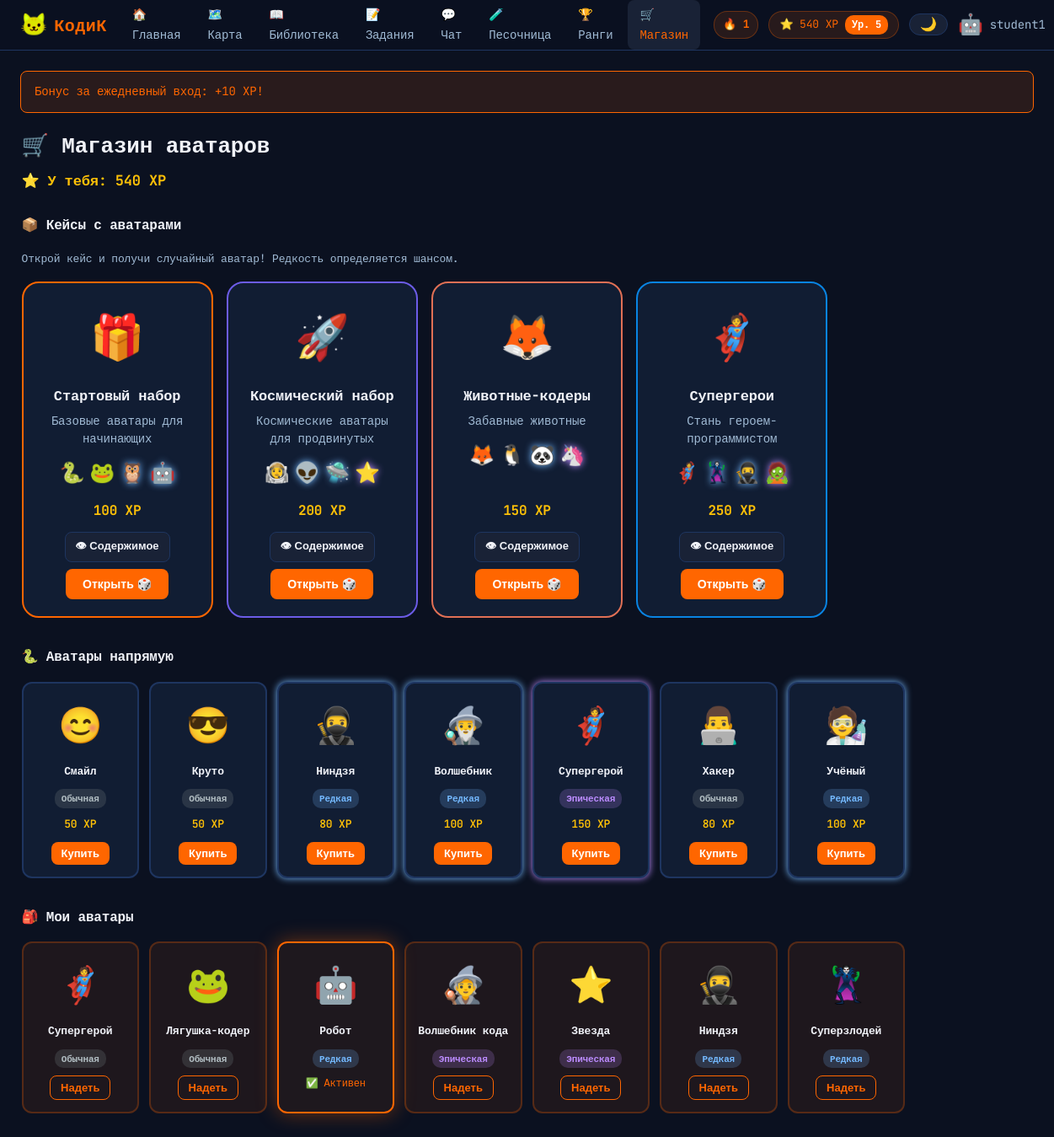
Screenshot of /student/shop (signed in) with the database file from the repository.
### models.py (models this page shows, shortened)
class User(UserMixin, db.Model):
    id = db.Column(db.Integer, primary_key=True)
    username = db.Column(db.String(80), unique=True, nullable=False)
    email = db.Column(db.String(120), unique=True, nullable=False)
    password_hash = db.Column(db.String(255), nullable=False)
    role = db.Column(db.String(20), nullable=False)  # admin, teacher, student, parent
    xp = db.Column(db.Integer, default=0)
    total_xp = db.Column(db.Integer, default=0)
    level = db.Column(db.Integer, default=1)
    avatar_emoji = db.Column(db.String(10), default='🐱')
    difficulty = db.Column(db.String(10), default='easy')
    created_at = db.Column(db.DateTime, default=datetime.utcnow)
    parent_id = db.Column(db.Integer, db.ForeignKey('user.id'), nullable=True)
    streak = db.Column(db.Integer, default=0)
    last_activity_date = db.Column(db.Date, nullable=True)
    last_login_bonus_date = db.Column(db.Date, nullable=True)
    sent_messages = db.relationship('Message', foreign_keys='Message.sender_id', backref='sender', lazy=True)
    received_messages = db.relationship('Message', foreign_keys='Message.receiver_id', backref='receiver', lazy=True)
    user_progress = db.relationship('UserProgress', backref='user', lazy=True)
    user_achievements = db.relationship('UserAchievement', backref='user', lazy=True)
    user_avatars = db.relationship('UserAvatar', backref='user', lazy=True)
    submissions = db.relationship('Submission', foreign_keys='Submission.student_id', backref='student', lazy=True)

class Case(db.Model):
    id = db.Column(db.Integer, primary_key=True)
    name = db.Column(db.String(100), nullable=False)
    description = db.Column(db.Text)
    price = db.Column(db.Integer, default=200)
    emoji = db.Column(db.String(10), default='📦')
    color = db.Column(db.String(20), default='#6c5ce7')
    avatars = db.relationship('Avatar', backref='case', lazy=True)

class Avatar(db.Model):
    id = db.Column(db.Integer, primary_key=True)
    name = db.Column(db.String(100), nullable=False)
    emoji = db.Column(db.String(10), default='🐍')
    price = db.Column(db.Integer, default=100)
    rarity = db.Column(db.String(20), default='common')
    case_id = db.Column(db.Integer, db.ForeignKey('case.id'), nullable=True)

class UserAvatar(db.Model):
    id = db.Column(db.Integer, primary_key=True)
    user_id = db.Column(db.Integer, db.ForeignKey('user.id'), nullable=False)
    avatar_id = db.Column(db.Integer, db.ForeignKey('avatar.id'), nullable=False)
    purchased_at = db.Column(db.DateTime, default=datetime.utcnow)
    is_active = db.Column(db.Boolean, default=False)
    avatar = db.relationship('Avatar')

### app.py (the view)
@app.route('/student/shop')
@login_required
@role_required('student')
def student_shop():
    cases = Case.query.all()
    owned_ids = {ua.avatar_id for ua in UserAvatar.query.filter_by(user_id=current_user.id).all()}
    avatars = Avatar.query.filter_by(case_id=None).all()
    for av in avatars:
        av.owned = av.id in owned_ids
    return render_template('student/shop.html', cases=cases, avatars=avatars, owned_ids=owned_ids)

### app.py (called while the page is built)
def now_msk():
    return datetime.now(_MSK_OFFSET).replace(tzinfo=None)

@app.template_filter('rarity_ru')
def rarity_ru_filter(r):
    return {'common': 'Обычная', 'rare': 'Редкая', 'epic': 'Эпическая', 'legendary': 'Легендарная'}.get(r, r)

@app.before_request
def check_daily_login_bonus():
    if not current_user.is_authenticated or current_user.role != 'student':
        return
    if request.path.startswith('/api/'):
        return
    bonus = _grant_daily_login_bonus(current_user)
    if bonus:
        flash(f'Бонус за ежедневный вход: +{bonus} XP!', 'success')

def _compute_rank(total_xp, max_xp):
    icon, label = '🥚', 'Новобранец'
    for pct, t_icon, t_label in RANK_TIERS:
        if total_xp >= round(pct * max_xp):
            icon, label = t_icon, t_label
    return icon, label

@login_manager.user_loader
def load_user(user_id):
    return User.query.get(int(user_id))

def role_required(*roles):
    def decorator(f):
        @wraps(f)
        def decorated(*args, **kwargs):
            if not current_user.is_authenticated or current_user.role not in roles:
                flash('Доступ запрещён', 'danger')
                return redirect(url_for('dashboard'))
            return f(*args, **kwargs)
        return decorated
    return decorator

def _get_student_assignments():
    from sqlalchemy import or_, and_
    memberships = GroupMember.query.filter_by(user_id=current_user.id).all()
    group_ids = [m.group_id for m in memberships]
    if not group_ids:
        return []
    teacher_ids = [g.teacher_id for g in Group.query.filter(Group.id.in_(group_ids)).all() if g.teacher_id]
    return Assignment.query.filter(
        or_(
            Assignment.group_id.in_(group_ids),
            and_(Assignment.group_id.is_(None), Assignment.teacher_id.in_(teacher_ids))
        )
    ).order_by(Assignment.created_at.desc()).limit(5).all()

def _grant_daily_login_bonus(user):
    today = now_msk().date()
    if user.last_login_bonus_date == today:
        return 0
    user.xp += DAILY_LOGIN_BONUS_XP
    user.total_xp += DAILY_LOGIN_BONUS_XP
    user.last_login_bonus_date = today
    db.session.commit()
    return DAILY_LOGIN_BONUS_XP

### templates/student/shop.html (shortened to what this page needs)
{% extends 'base.html' %}
{% block content %}
<div class="page-shop">
  <div class="page-header">
    <h1>🛒 Магазин аватаров</h1>
    <div class="xp-display">⭐ У тебя: <strong>{{ current_user.xp }} XP</strong></div>
  </div>
  <section class="shop-section">
    <h2 class="section-title">📦 Кейсы с аватарами</h2>
    <p class="section-sub">Открой кейс и получи случайный аватар! Редкость определяется шансом.</p>
    <div class="cases-grid">
      {% for case in cases %}
      <div class="case-card" style="--case-color: {{ case.color }}">
        <div class="case-emoji">{{ case.emoji }}</div>
        <div class="case-name">{{ case.name }}</div>
        <div class="case-desc">{{ case.description }}</div>
        <div class="case-avatars-preview">
          {% for av in case.avatars[:4] %}
          <span class="av-preview av-{{ av.rarity }}">{{ av.emoji }}</span>
          {% endfor %}
        </div>
        <div class="case-price">{{ case.price }} XP</div>
        <div style="display:flex; gap:8px; flex-wrap:wrap; justify-content:center;">
          <button class="btn btn-secondary btn-sm" onclick="showLoot({{ loop.index0 }})">👁 Содержимое</button>
          <button class="btn btn-primary" onclick="buyCase({{ case.id }}, {{ case.price }})">Открыть 🎲</button>
        </div>
      </div>
      {% endfor %}
    </div>
  </section>
  <section class="shop-section">
    <h2 class="section-title">🐍 Аватары напрямую</h2>
    <div class="avatars-grid">
      {% for av in avatars %}
      <div class="avatar-card av-{{ av.rarity }} {{ 'owned' if av.id in owned_ids else '' }}">
        <div class="avatar-emoji">{{ av.emoji }}</div>
        <div class="avatar-name">{{ av.name }}</div>
        <div class="rarity-badge rarity-{{ av.rarity }}">{{ av.rarity | rarity_ru }}</div>
        {% if av.id in owned_ids %}
          <button class="btn btn-sm btn-outline" onclick="setAvatar({{ av.id }})">Надеть</button>
        {% else %}
          <div class="avatar-price">{{ av.price }} XP</div>
          <button class="btn btn-sm btn-primary" onclick="buyAvatar({{ av.id }}, {{ av.price }})">Купить</button>
        {% endif %}
      </div>
      {% endfor %}
    </div>
  </section>
  {% if current_user.user_avatars %}
  <section class="shop-section">
    <h2 class="section-title">🎒 Мои аватары</h2>
    <div class="avatars-grid">
      {% for ua in current_user.user_avatars %}
      <div class="avatar-card owned {{ 'active' if ua.is_active else '' }}">
        <div class="avatar-emoji">{{ ua.avatar.emoji }}</div>
        <div class="avatar-name">{{ ua.avatar.name }}</div>
        <div class="rarity-badge rarity-{{ ua.avatar.rarity }}">{{ ua.avatar.rarity | rarity_ru }}</div>
        {% if ua.is_active %}
          <span class="active-badge">✅ Активен</span>
        {% else %}
          <button class="btn btn-sm btn-outline" onclick="setAvatar({{ ua.avatar_id }})">Надеть</button>
        {% endif %}
      </div>
      {% endfor %}
    </div>
  </section>
  {% endif %}
</div>
{% endblock %}

### templates/base.html (shortened to what this page needs)
<!DOCTYPE html>
<html lang="ru">
<head>
  <link rel="stylesheet" href="{{ url_for('static', filename='css/main.css') }}">
</head>
<body class="role-{{ current_user.role if current_user.is_authenticated else 'guest' }}" id="mainBody">
{% if current_user.is_authenticated %}
<nav class="navbar">
  <a class="nav-brand" href="{{ url_for('student_dashboard') if current_user.role == 'student' else url_for('teacher_dashboard') if current_user.role == 'teacher' else url_for('admin_dashboard') }}" style="text-decoration:none;">
    <span class="brand-icon">🐱</span>
    <span class="brand-name">КодиК</span>
  </a>
  <div class="nav-links">
    {% if current_user.role == 'student' %}
      <a href="{{ url_for('student_dashboard') }}" class="nav-link {% if request.endpoint == 'student_dashboard' %}active{% endif %}">🏠 Главная</a>
      <a href="{{ url_for('student_levelmap') }}" class="nav-link {% if request.endpoint == 'student_levelmap' %}active{% endif %}">🗺️ Карта</a>
      <a href="{{ url_for('student_library') }}" class="nav-link {% if request.endpoint == 'student_library' %}active{% endif %}">📖 Библиотека</a>
      <a href="{{ url_for('student_assignments') }}" class="nav-link {% if request.endpoint == 'student_assignments' %}active{% endif %}">
        📝 Задания{% if nav_pending_assignments > 0 %}<span class="nav-badge">{{ nav_pending_assignments }}</span>{% endif %}
      </a>
      <a href="{{ url_for('student_chat') }}" class="nav-link {% if request.endpoint == 'student_chat' %}active{% endif %}">
        💬 Чат{% if nav_unread_msgs > 0 %}<span class="nav-badge">{{ nav_unread_msgs }}</span>{% endif %}
      </a>
      <a href="{{ url_for('student_sandbox') }}" class="nav-link {% if request.endpoint == 'student_sandbox' %}active{% endif %}">🧪 Песочница</a>
      <a href="{{ url_for('student_battlepass') }}" class="nav-link {% if request.endpoint == 'student_battlepass' %}active{% endif %}">🏆 Ранги</a>
      <a href="{{ url_for('student_shop') }}" class="nav-link {% if request.endpoint == 'student_shop' %}active{% endif %}">🛒 Магазин</a>
    {% endif %}
  </div>
  <div class="nav-user">
    {% if current_user.role == 'student' %}
    {% if current_user.streak > 0 %}
    <div class="streak-badge">🔥 {{ current_user.streak }}</div>
    {% endif %}
    <div class="xp-pill">
      <span>⭐ {{ current_user.xp }} XP</span>
      <span class="lv-badge">Ур. {{ current_user.level }}</span>
    </div>
    {% endif %}
    <button class="theme-toggle" onclick="toggleTheme()" title="Сменить тему" id="themeBtn">🌙</button>
    <div class="user-menu">
      <span class="user-avatar">{{ current_user.avatar_emoji }}</span>
      <span class="user-name">{{ current_user.username }}</span>
    </div>
  </div>
</nav>
{% endif %}
<main class="main-content">
  {% with messages = get_flashed_messages(with_categories=true) %}
    {% if messages %}
      <div class="flash-container">
        {% for cat, msg in messages %}
          <div class="flash flash-{{ cat }}">{{ msg }}</div>
        {% endfor %}
      </div>
    {% endif %}
  {% endwith %}
  {% block content %}{% endblock %}
</main>
</body>
</html>

### rows the page displays
User: streak "1", xp "540", level "5", avatar_emoji "🤖", username "student1"
Case: emoji "🎁", name "Стартовый набор", description "Базовые аватары для начинающих", price "100"
Avatar: emoji "🐍"
Avatar: emoji "🐸"
Avatar: emoji "🦉"
Avatar: emoji "🤖"
Case: emoji "🚀", name "Космический набор", description "Космические аватары для продвинутых", price "200"
Avatar: emoji "👨‍🚀"
Avatar: emoji "👽"
Avatar: emoji "🛸"
Avatar: emoji "⭐"
Case: emoji "🦊", name "Животные-кодеры", description "Забавные животные", price "150"
Avatar: emoji "🦊"
Avatar: emoji "🐧"
Avatar: emoji "🐼"
Avatar: emoji "🦄"
Case: emoji "🦸", name "Супергерои", description "Стань героем-программистом", price "250"
Avatar: emoji "🦸"
Avatar: emoji "🦹"
Avatar: emoji "🥷"
Avatar: emoji "🧟"
Avatar: emoji "😊", name "Смайл", rarity|rarity_ru "Обычная", price "50"
Avatar: emoji "😎", name "Круто", rarity|rarity_ru "Обычная", price "50"
Avatar: emoji "🥷", name "Ниндзя", rarity|rarity_ru "Редкая", price "80"
Avatar: emoji "🧙‍♂️", name "Волшебник", rarity|rarity_ru "Редкая", price "100"
Avatar: emoji "🦸", name "Супергерой", rarity|rarity_ru "Эпическая", price "150"
Avatar: emoji "👨‍💻", name "Хакер", rarity|rarity_ru "Обычная", price "80"
Avatar: emoji "🧑‍🔬", name "Учёный", rarity|rarity_ru "Редкая", price "100"
UserAvatar: avatar.emoji "🦸", avatar.name "Супергерой", avatar.rarity|rarity_ru "Обычная"
UserAvatar: avatar.emoji "🐸", avatar.name "Лягушка-кодер", avatar.rarity|rarity_ru "Обычная"
UserAvatar: avatar.emoji "🤖", avatar.name "Робот", avatar.rarity|rarity_ru "Редкая", is_active "✅ Активен"
UserAvatar: avatar.emoji "🧙", avatar.name "Волшебник кода", avatar.rarity|rarity_ru "Эпическая"
UserAvatar: avatar.emoji "⭐", avatar.name "Звезда", avatar.rarity|rarity_ru "Эпическая"
UserAvatar: avatar.emoji "🥷", avatar.name "Ниндзя", avatar.rarity|rarity_ru "Редкая"
UserAvatar: avatar.emoji "🦹", avatar.name "Суперзлодей", avatar.rarity|rarity_ru "Редкая"

### other values shown
{{ msg }} "Бонус за ежедневный вход: +10 XP!"
